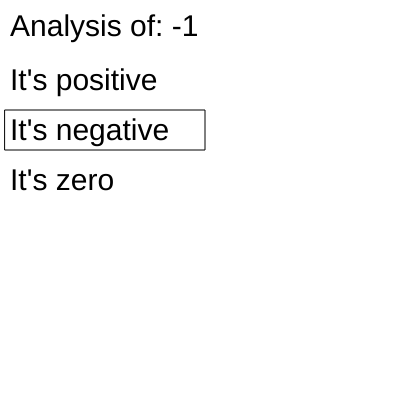
Frame 1 (no input)
Frame 60 (no input): identical to frame 1, image omitted
Frame 120 (the mouse pressed at the canvas centre since frame 60): identical to frame 1, image omitted

The p5.js sketch that drew this single still picture (run headless with seeded random() and noise() and a simulated clock; from frame 60 on, the mouse is pressed at the canvas centre):

// p5.js sketch
// ── sketch.js
function setup() {
    
    var debug = true;
    if (debug == true) {
      canvasX = 400;
      canvasY = 400;
    } else {
      canvasX = 1920;
      canvasY = 891;
    }
    createCanvas(canvasX, canvasY);
    
}

function draw() {
  background(255, 255, 255);
  var theNumber = -1;

  fill(0, 0, 0);
  textSize(30);
  text("Analysis of: " + theNumber, 10, 36);
  
  text("It's positive", 10, 90);
  text("It's negative", 10, 140);
  text("It's zero", 10, 190);
  
  noFill();
  if (theNumber > 0){
    rect(5, 60, 200, 40);
  }
  if (theNumber < 0 ){
    rect(5,110,200,40);
  }
  if (theNumber === 0) {
    rect(5,160,200,40);
  }

}
